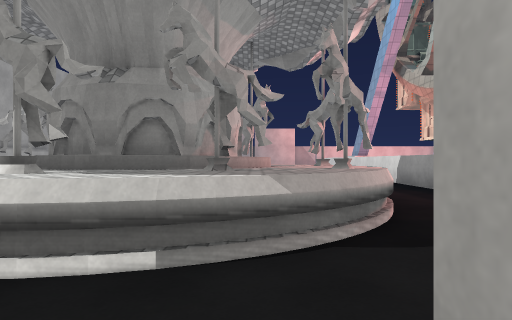
[1] (above)

24 first-person views from a walk through a scene from a Unity 3-D project. The camera is 1.4 m above the floor, looks level and sees 75° across. The floor is counted in squares, 2 m on a side. Each view is taken from the middle of a square. On the plan, view 1 faces up. The plan holds only what a view shows up to about 10 squares ahead; the rest is blank. The place goes on beyond the plan. The player is left out. Surface patterns are stand-ins for the level's own textures.

[2]
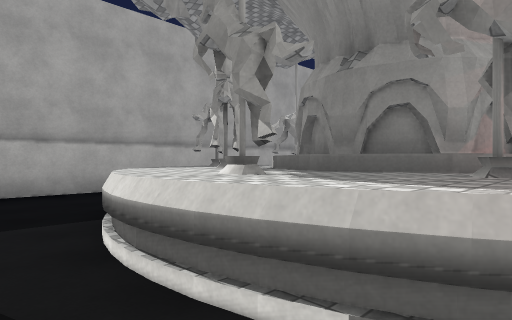

[3]
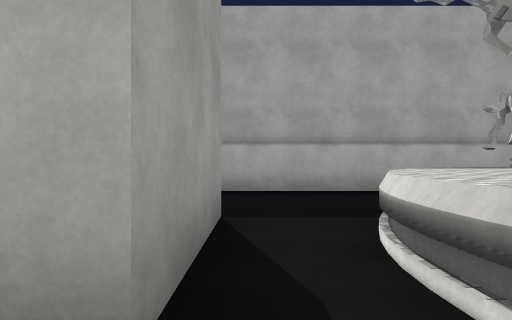

[4]
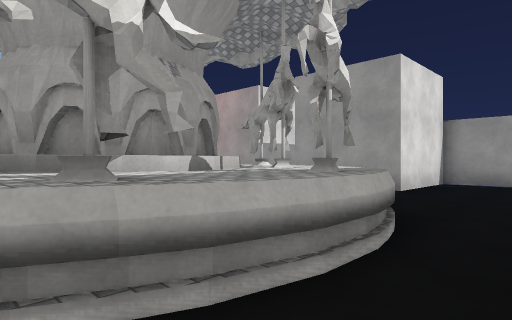

[5]
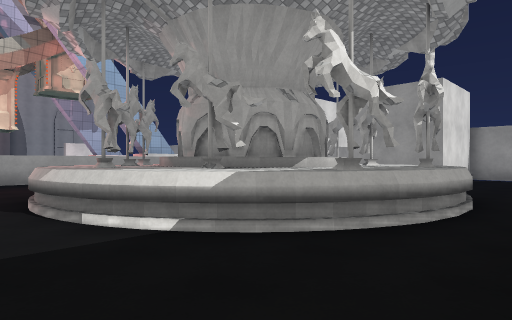

[6]
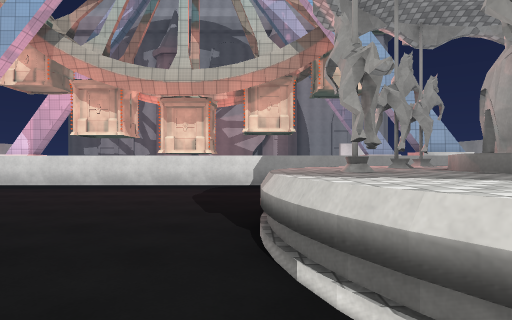

[7]
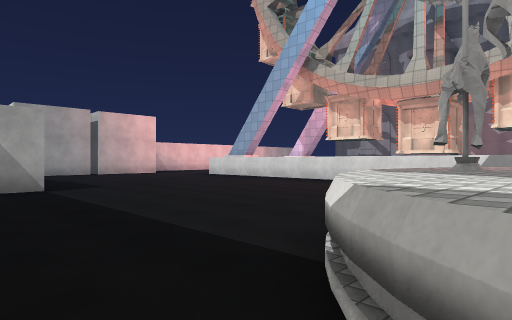

[8]
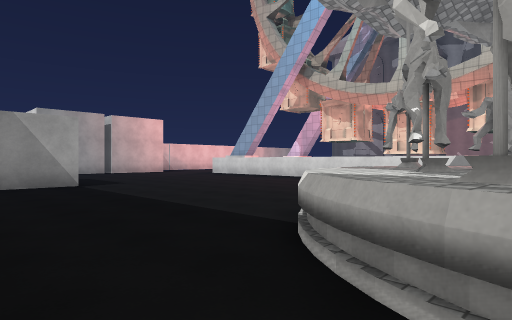

[9]
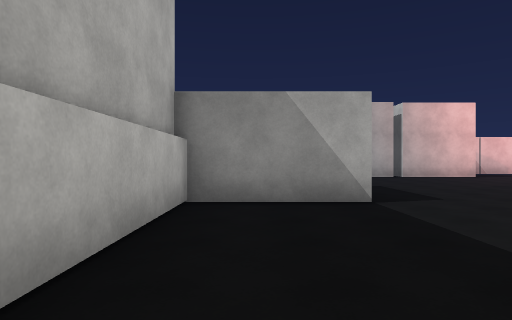

[10]
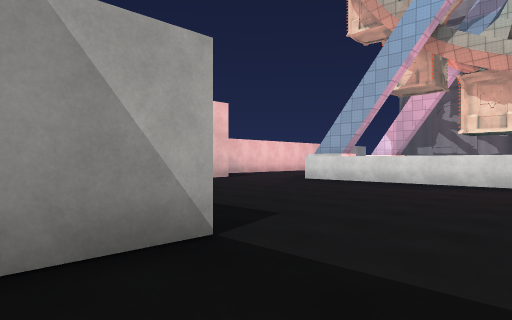

[11]
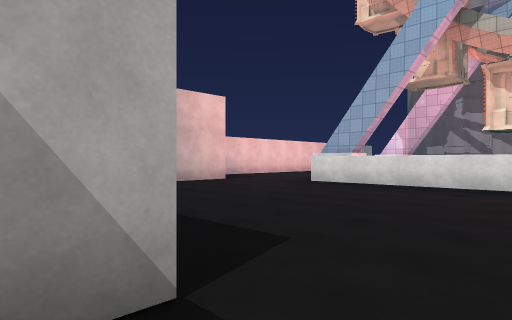

[12]
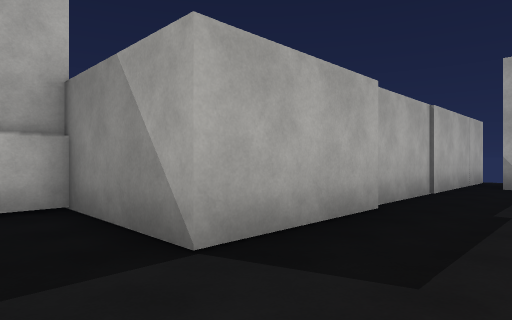

[13]
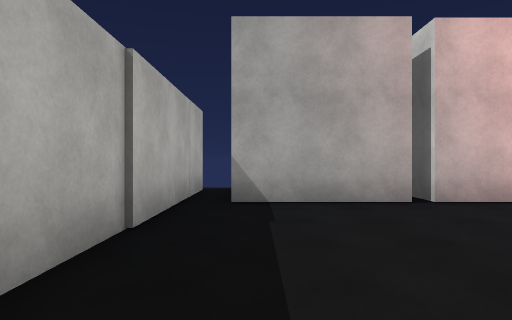

[14]
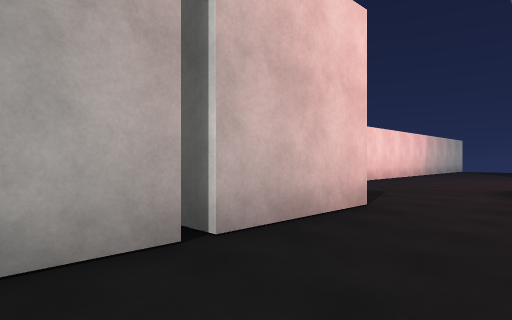

[15]
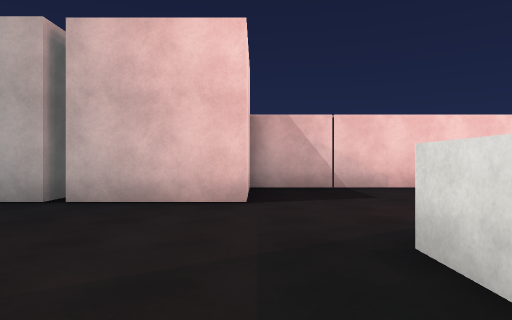

[16]
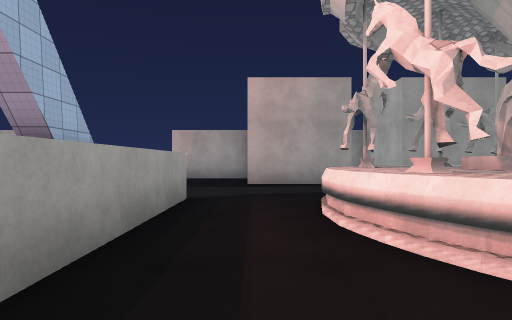

[17]
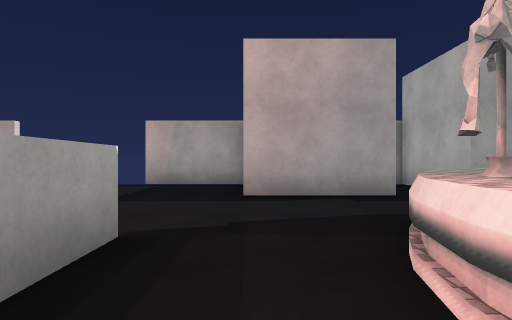

[18]
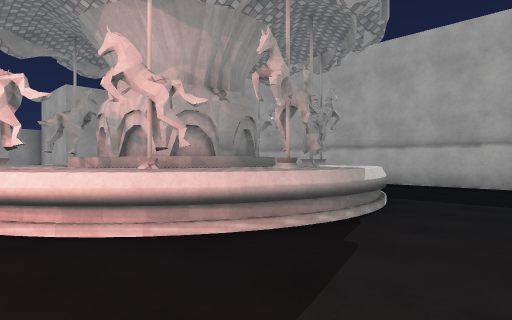

[19]
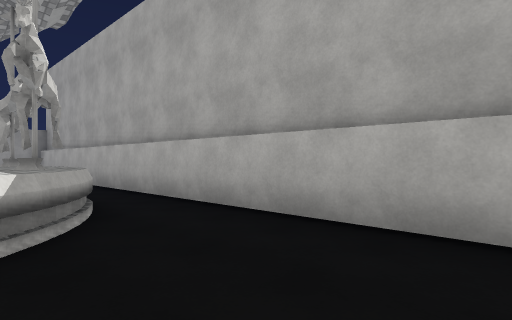

[20]
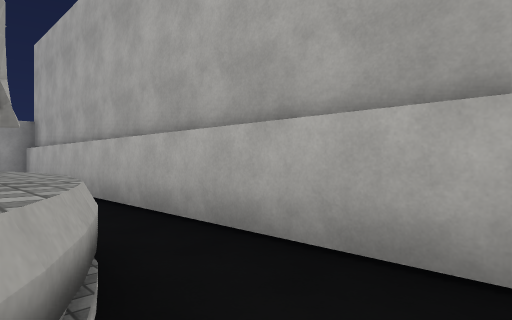

[21]
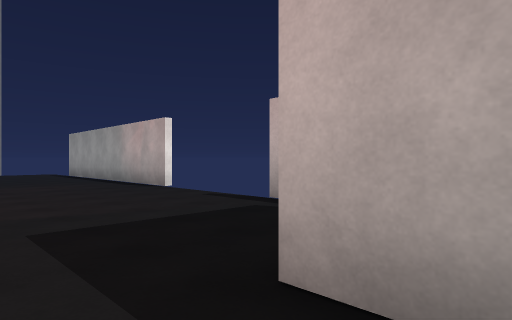

[22]
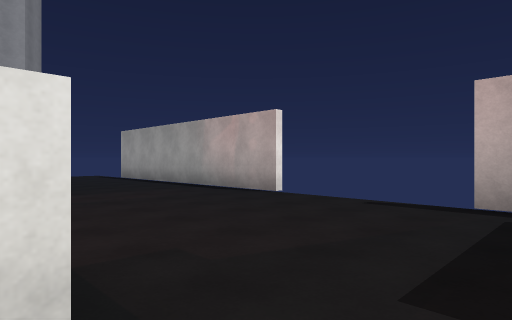

[23]
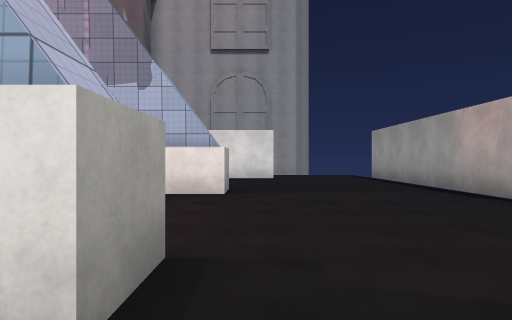

[24]
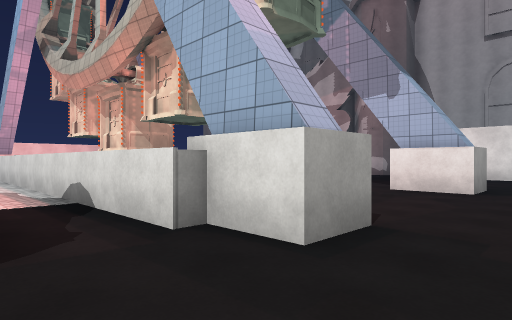

### Floor plan
Key: @ floor where view 1 was taken; # wall or solid block; x gap in a wall; . main floor; : floor 1.5 m higher than the main floor; / step, stairs or slope; = window, fence, low wall or low ledge; ^ raised ledge.
Columns run from 8 left of view 1 to 15 right of it. Each row starts with its distance up from view 1.
 28           ######
 27           #.....
 26    #.     #......
 25    #.######.......
 24    #..............
 23    #.............
 22    ##.......#
 21     #.......#
 20     #.......#
 19     #.......#
 18     #.......#
 17    ##.......#
 16 ####........#
 15 #...........#
 14 #...........#
 13 #...........# #
 12 #...........# #
 11 #...........#.#
 10 #....=^=#...#.#
  9 #...^^^^^#..#.#
  8 #..^^^^^^^#.#.#
  7 #.=^^###^^^.#.=
  6 #.=^^###^^^.#./
  5 #.=^^###^^^.#.:
  4 #..^^^^^^^=.#./# ...#
  3 #...^^^^^=..../#....##..
  2 #... ^^^=...............
  1 #.......................
  0 #...###.@###............
 -1 # ..###..   ............
 -2 # ..# #.    ............
 -3  #### ##   ###x   x#####

Where each view was taken, in squares from view 1:
view 1: 0 up, 0 right, facing up
view 2: 1 up, 0 right, facing up-left
view 3: 1 up, 0 right, facing left
view 4: 8 up, 7 left, facing down-right
view 5: 11 up, 7 left, facing down-right
view 6: 10 up, 5 left, facing right
view 7: 8 up, 6 left, facing up-right
view 8: 7 up, 7 left, facing up-right
view 9: 11 up, 6 left, facing up
view 10: 14 up, 6 left, facing up-right
view 11: 15 up, 5 left, facing up-right
view 12: 15 up, 2 left, facing up-left
view 13: 19 up, 3 left, facing up
view 14: 22 up, 2 left, facing up-right
view 15: 19 up, 3 right, facing up
view 16: 10 up, 3 right, facing down
view 17: 7 up, 3 right, facing down
view 18: 12 up, 2 right, facing down-left
view 19: 12 up, 4 left, facing down-left
view 20: 9 up, 5 left, facing down-left
view 21: 2 up, 2 right, facing down-right
view 22: 3 up, 5 right, facing down-right
view 23: 2 up, 5 right, facing right
view 24: 1 up, 4 right, facing up-right
